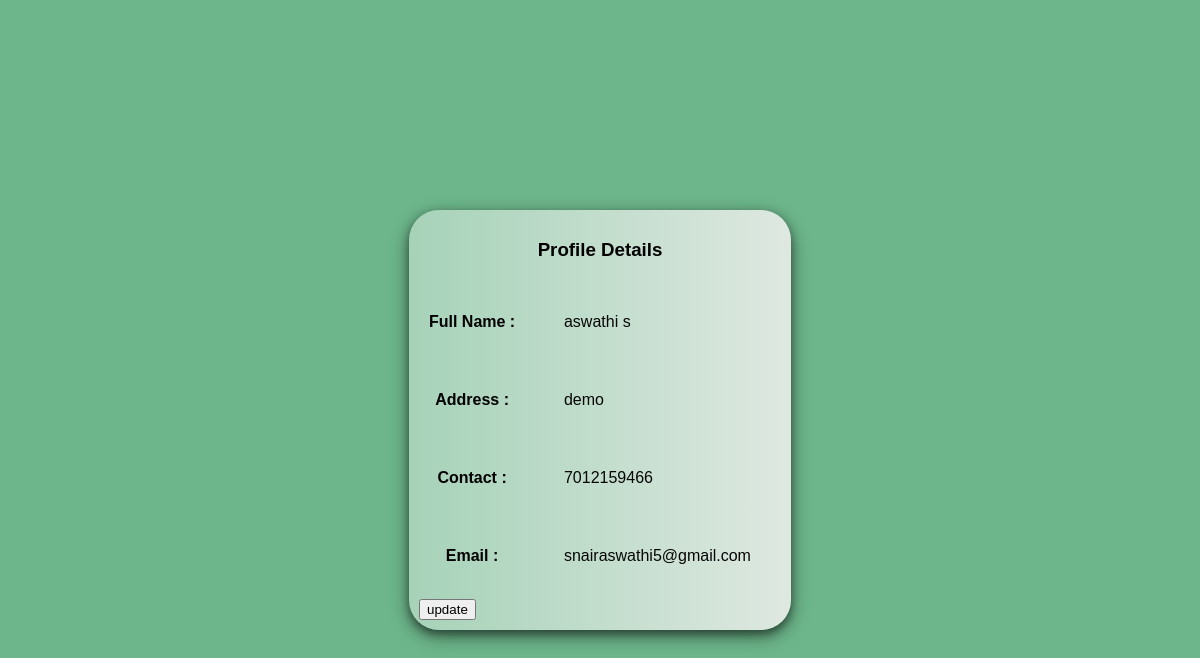
/profile/ (signed in), run on the app's committed database.
### myapp/models.py (models this page shows)
class reg(models.Model):
 firstname = models.CharField(max_length=20,null='true')
 lastname = models.CharField(max_length=20)
 contactno = models.IntegerField()
 email = models.EmailField()
 address = models.CharField(max_length=80)
 password = models.CharField(max_length=20)

### myapp/views.py (the view)
# urls.py: path('profile/',views.profile1,name='profile'),
def profile1(request):
   c=request.session['cs']
   cr=reg.objects.get(email=c)
   id=cr.id
   pfname=cr.firstname
   plname=cr.lastname
   paddress=cr.address
   pcontact=cr.contactno
   pemail=cr.email
   return render(request,'profile.html',{'id':id,'fname':pfname,'lname':plname,'address':paddress,'contact':pcontact,'email':pemail})

### myapp/templates/profile.html (shortened to what this page needs)
{% load static %}
<html>
    <head>
      </head>
   <body>
      <form action="/profile/" method="post" >
             <div class="container">
              <center><h3 class="gradienttext">Profile Details</h3></center>
          <table>
            <tr>
         <th>&nbsp;&nbsp;Full Name :</th>
         <td>&nbsp;&nbsp;&nbsp;&nbsp;{{fname}} {{lname}}</td>
     </tr>
     <tr>
         <th>&nbsp;&nbsp;Address   :</th>
         <td>&nbsp;&nbsp;&nbsp;&nbsp;{{address}}</td>
     </tr>
     <tr>
         <th>&nbsp;&nbsp;Contact   :</th>
         <td>&nbsp;&nbsp;&nbsp;&nbsp;{{contact}}</td>
     </tr>
     <tr>
        <th>&nbsp;&nbsp;Email      :</th>
        <td>&nbsp;&nbsp;&nbsp;&nbsp;{{email}}</td>
    </tr>
    </div>
</form> </center>
<form action="/update/" method="post">
  <tr>
    <input type="submit"value="update">
  </tr>
</form>
   </body>
</html>

### myapp/templates/profile.html (style rules this page uses)
body { font-family: Arial, sans-serif; padding: 20px; background: #128a449d; display: flex; flex-direction: column; justify-content: center; align-items: center; }
html, body { height: 100%; }
.container { background: #000000; background: -webkit-linear-gradient(to left, #f7f3f3d2, #fdfdfd6e); background: linear-gradient(to left, #f7f3f3d2, #fdfdfd65); flex: 1; max-width:100%; height:400px; padding: 10px; margin: 30px; border-radius:30px; box-shadow: 0 4px 8px 0 rgba(0, 0, 0, 0.432), 0 6px 20px 0 rgba(0, 0, 0, 0.418); }
table { display: flex; flex-direction: column; justify-content: center; align-items: center; width: 100%; height: 320px; border-collapse: collapse; }
td { padding: 30px; border: none; border-radius: 80px; color: rgb(7, 7, 7); }

### data on the page
reg: firstname "aswathi", address "demo", email "snairaswathi5@gmail.com"

### other printed values
{{ lname }} "s"
{{ contact }} "7012159466"
